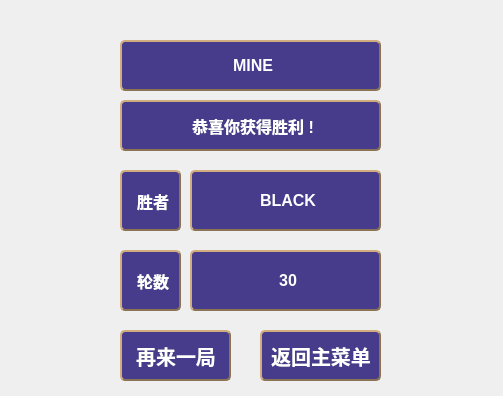
<?xml version="1.0" encoding="UTF-8"?>
<ui version="4.0">
 <class>Dialog</class>
 <widget class="QDialog" name="Dialog">
  <property name="geometry">
   <rect>
    <x>0</x>
    <y>0</y>
    <width>503</width>
    <height>396</height>
   </rect>
  </property>
  <property name="minimumSize">
   <size>
    <width>413</width>
    <height>302</height>
   </size>
  </property>
  <property name="maximumSize">
   <size>
    <width>600</width>
    <height>699</height>
   </size>
  </property>
  <property name="windowTitle">
   <string>苏拉卡尔塔棋 --programming-team-X-C-X --Powered by Qt 6.8.0</string>
  </property>
  <widget class="QLabel" name="LoseWin">
   <property name="geometry">
    <rect>
     <x>120</x>
     <y>100</y>
     <width>261</width>
     <height>51</height>
    </rect>
   </property>
   <property name="styleSheet">
    <string notr="true">
QLabel {
background-color:transparent;
color: rgb(255, 255, 255);
color: white;                    /* 文字颜色 */
background-color: #473C8B;       /* 背景色 */
border-style: outset;            /* 边框风格 */
border-width: 2px;               /* 边框宽度 */
border-radius: 5px;              /* 边框圆角 */
border-color: #8B7355;           /* 边框颜色 */
font: bold 14px;                 /* 字体 */
min-width: 2em;                  /* 控件最小宽度 */
min-height: 2px;                 /* 控件最小高度 */
font-family: 华文新魏;            /* 字库 */
padding: 5px;                    /* 内边距 */
padding-left:6px;                /* 文字横向偏移 */
padding-top:6px;                 /* 文字纵向偏移 */
}


</string>
   </property>
   <property name="frameShape">
    <enum>QFrame::Panel</enum>
   </property>
   <property name="text">
    <string>&lt;html&gt;&lt;head/&gt;&lt;body&gt;&lt;p align=&quot;center&quot;&gt;&lt;span style=&quot; font-size:12pt;&quot;&gt;恭喜你获得胜利 !&lt;/span&gt;&lt;/p&gt;&lt;/body&gt;&lt;/html&gt;</string>
   </property>
  </widget>
  <widget class="QLabel" name="label_2">
   <property name="geometry">
    <rect>
     <x>120</x>
     <y>170</y>
     <width>61</width>
     <height>61</height>
    </rect>
   </property>
   <property name="styleSheet">
    <string notr="true">
QLabel {
background-color:transparent;
color: rgb(255, 255, 255);
color: white;                    /* 文字颜色 */
background-color: #473C8B;       /* 背景色 */
border-style: outset;            /* 边框风格 */
border-width: 2px;               /* 边框宽度 */
border-radius: 5px;              /* 边框圆角 */
border-color: #8B7355;           /* 边框颜色 */
font: bold 14px;                 /* 字体 */
min-width: 2em;                  /* 控件最小宽度 */
min-height: 2px;                 /* 控件最小高度 */
font-family: 华文新魏;            /* 字库 */
padding: 5px;                    /* 内边距 */
padding-left:6px;                /* 文字横向偏移 */
padding-top:6px;                 /* 文字纵向偏移 */
}


</string>
   </property>
   <property name="frameShape">
    <enum>QFrame::Panel</enum>
   </property>
   <property name="text">
    <string>&lt;html&gt;&lt;head/&gt;&lt;body&gt;&lt;p align=&quot;center&quot;&gt;&lt;span style=&quot; font-size:12pt;&quot;&gt;胜者&lt;/span&gt;&lt;/p&gt;&lt;/body&gt;&lt;/html&gt;</string>
   </property>
  </widget>
  <widget class="QLabel" name="winner">
   <property name="geometry">
    <rect>
     <x>190</x>
     <y>170</y>
     <width>191</width>
     <height>61</height>
    </rect>
   </property>
   <property name="styleSheet">
    <string notr="true">
QLabel {
background-color:transparent;
color: rgb(255, 255, 255);
color: white;                    /* 文字颜色 */
background-color: #473C8B;       /* 背景色 */
border-style: outset;            /* 边框风格 */
border-width: 2px;               /* 边框宽度 */
border-radius: 5px;              /* 边框圆角 */
border-color: #8B7355;           /* 边框颜色 */
font: bold 14px;                 /* 字体 */
min-width: 2em;                  /* 控件最小宽度 */
min-height: 2px;                 /* 控件最小高度 */
font-family: 华文新魏;            /* 字库 */
padding: 5px;                    /* 内边距 */
padding-left:6px;                /* 文字横向偏移 */
padding-top:6px;                 /* 文字纵向偏移 */
}


</string>
   </property>
   <property name="frameShape">
    <enum>QFrame::Panel</enum>
   </property>
   <property name="text">
    <string>&lt;html&gt;&lt;head/&gt;&lt;body&gt;&lt;p align=&quot;center&quot;&gt;&lt;span style=&quot; font-size:12pt;&quot;&gt;BLACK&lt;/span&gt;&lt;/p&gt;&lt;/body&gt;&lt;/html&gt;</string>
   </property>
  </widget>
  <widget class="QLabel" name="label_4">
   <property name="geometry">
    <rect>
     <x>120</x>
     <y>250</y>
     <width>61</width>
     <height>61</height>
    </rect>
   </property>
   <property name="styleSheet">
    <string notr="true">
QLabel {
background-color:transparent;
color: rgb(255, 255, 255);
color: white;                    /* 文字颜色 */
background-color: #473C8B;       /* 背景色 */
border-style: outset;            /* 边框风格 */
border-width: 2px;               /* 边框宽度 */
border-radius: 5px;              /* 边框圆角 */
border-color: #8B7355;           /* 边框颜色 */
font: bold 14px;                 /* 字体 */
min-width: 2em;                  /* 控件最小宽度 */
min-height: 2px;                 /* 控件最小高度 */
font-family: 华文新魏;            /* 字库 */
padding: 5px;                    /* 内边距 */
padding-left:6px;                /* 文字横向偏移 */
padding-top:6px;                 /* 文字纵向偏移 */
}


</string>
   </property>
   <property name="frameShape">
    <enum>QFrame::Panel</enum>
   </property>
   <property name="text">
    <string>&lt;html&gt;&lt;head/&gt;&lt;body&gt;&lt;p align=&quot;center&quot;&gt;&lt;span style=&quot; font-size:12pt;&quot;&gt;轮数&lt;/span&gt;&lt;/p&gt;&lt;/body&gt;&lt;/html&gt;</string>
   </property>
  </widget>
  <widget class="QLabel" name="roundnum">
   <property name="geometry">
    <rect>
     <x>190</x>
     <y>250</y>
     <width>191</width>
     <height>61</height>
    </rect>
   </property>
   <property name="styleSheet">
    <string notr="true">
QLabel {
background-color:transparent;
color: rgb(255, 255, 255);
color: white;                    /* 文字颜色 */
background-color: #473C8B;       /* 背景色 */
border-style: outset;            /* 边框风格 */
border-width: 2px;               /* 边框宽度 */
border-radius: 5px;              /* 边框圆角 */
border-color: #8B7355;           /* 边框颜色 */
font: bold 14px;                 /* 字体 */
min-width: 2em;                  /* 控件最小宽度 */
min-height: 2px;                 /* 控件最小高度 */
font-family: 华文新魏;            /* 字库 */
padding: 5px;                    /* 内边距 */
padding-left:6px;                /* 文字横向偏移 */
padding-top:6px;                 /* 文字纵向偏移 */
}


</string>
   </property>
   <property name="frameShape">
    <enum>QFrame::Panel</enum>
   </property>
   <property name="text">
    <string>&lt;html&gt;&lt;head/&gt;&lt;body&gt;&lt;p align=&quot;center&quot;&gt;&lt;span style=&quot; font-size:12pt;&quot;&gt;30&lt;/span&gt;&lt;/p&gt;&lt;/body&gt;&lt;/html&gt;</string>
   </property>
  </widget>
  <widget class="QLabel" name="UserName">
   <property name="geometry">
    <rect>
     <x>120</x>
     <y>40</y>
     <width>261</width>
     <height>51</height>
    </rect>
   </property>
   <property name="styleSheet">
    <string notr="true">
QLabel {
background-color:transparent;
color: rgb(255, 255, 255);
color: white;                    /* 文字颜色 */
background-color: #473C8B;       /* 背景色 */
border-style: outset;            /* 边框风格 */
border-width: 2px;               /* 边框宽度 */
border-radius: 5px;              /* 边框圆角 */
border-color: #8B7355;           /* 边框颜色 */
font: bold 14px;                 /* 字体 */
min-width: 2em;                  /* 控件最小宽度 */
min-height: 2px;                 /* 控件最小高度 */
font-family: 华文新魏;            /* 字库 */
padding: 5px;                    /* 内边距 */
padding-left:6px;                /* 文字横向偏移 */
padding-top:6px;                 /* 文字纵向偏移 */
}


</string>
   </property>
   <property name="frameShape">
    <enum>QFrame::Panel</enum>
   </property>
   <property name="text">
    <string>&lt;html&gt;&lt;head/&gt;&lt;body&gt;&lt;p align=&quot;center&quot;&gt;&lt;span style=&quot; font-size:12pt;&quot;&gt;MINE&lt;/span&gt;&lt;/p&gt;&lt;/body&gt;&lt;/html&gt;</string>
   </property>
  </widget>
  <widget class="QPushButton" name="one_more_game">
   <property name="geometry">
    <rect>
     <x>120</x>
     <y>330</y>
     <width>111</width>
     <height>51</height>
    </rect>
   </property>
   <property name="styleSheet">
    <string notr="true">
QPushButton {
background-color:transparent;
color: rgb(255, 255, 255);
color: white;                    /* 文字颜色 */
background-color: #473C8B;       /* 背景色 */
border-style: outset;            /* 边框风格 */
border-width: 2px;               /* 边框宽度 */
border-radius: 5px;              /* 边框圆角 */
border-color: #8B7355;           /* 边框颜色 */
font: bold 20px;                 /* 字体 */
min-width: 2em;                  /* 控件最小宽度 */
min-height: 2px;                 /* 控件最小高度 */
font-family: 华文新魏;            /* 字库 */
padding: 5px;                    /* 内边距 */
padding-left:6px;                /* 文字横向偏移 */
padding-top:6px;                 /* 文字纵向偏移 */
}


</string>
   </property>
   <property name="text">
    <string>再来一局</string>
   </property>
  </widget>
  <widget class="QPushButton" name="return_start">
   <property name="geometry">
    <rect>
     <x>260</x>
     <y>330</y>
     <width>121</width>
     <height>51</height>
    </rect>
   </property>
   <property name="styleSheet">
    <string notr="true">
QPushButton {
background-color:transparent;
color: rgb(255, 255, 255);
color: white;                    /* 文字颜色 */
background-color: #473C8B;       /* 背景色 */
border-style: outset;            /* 边框风格 */
border-width: 2px;               /* 边框宽度 */
border-radius: 5px;              /* 边框圆角 */
border-color: #8B7355;           /* 边框颜色 */
font: bold 20px;                 /* 字体 */
min-width: 2em;                  /* 控件最小宽度 */
min-height: 2px;                 /* 控件最小高度 */
font-family: 华文新魏;            /* 字库 */
padding: 5px;                    /* 内边距 */
padding-left:6px;                /* 文字横向偏移 */
padding-top:6px;                 /* 文字纵向偏移 */
}


</string>
   </property>
   <property name="text">
    <string>返回主菜单</string>
   </property>
  </widget>
 </widget>
 <resources/>
 <connections/>
</ui>
